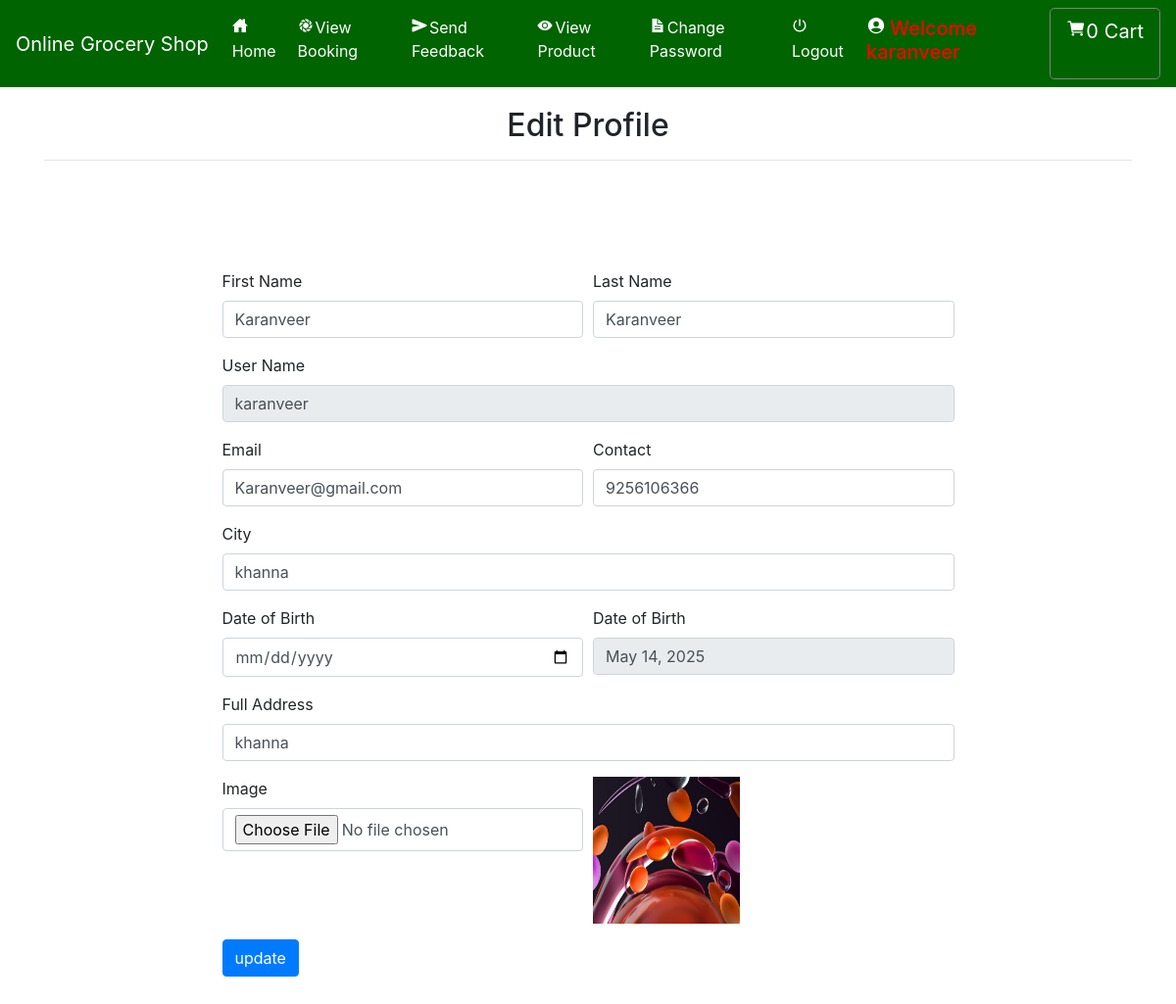
Screenshot of /edit_profile (signed in) with the database file from the repository.
### grocery/models.py (models this page shows, shortened)
class Profile(models.Model):
    user = models.ForeignKey(User, on_delete=models.CASCADE, null=True)
    dob = models.DateField(null=True)
    city = models.CharField(max_length=30, null=True)
    address = models.CharField(max_length=50, null=True)
    contact = models.CharField(max_length=10, null=True)
    image = models.FileField(null=True)

### grocery/views.py (the view, shortened to what this page needs)
# urls.py: path('edit_profile', Edit_profile, name='edit_profile'),
def Edit_profile(request):
    if not request.user.is_authenticated:
        return redirect('login')
    error = False
    user=User.objects.get(id=request.user.id)
    pro = Profile.objects.get(user=user)
    cart = ""
    try:
        cart = Cart.objects.get(profile=pro)
    except:
        pass
    num1=0
    total=0
    for i in cart:
        total+=i.product.price
        num1+=1
    d = {'error':error,'pro':pro,'num1':num1,'total':total}
    return render(request, 'edit_profile.html',d)

### grocery/templates/edit_profile.html (shortened to what this page needs)
{% extends 'navigation.html' %}
{% block body %}
{% load static %}
<div class="container">
    <h2 style="margin-top:20px" align="center">Edit Profile</h2><hr>
<div class="container-fluid" style="width:70%;margin-top:10%">
<form method="post" action="" enctype="multipart/form-data">
    <div class="form-row">
    <div class="form-group col-md-6">
      <label for="inputEmail4">First Name</label>
      <input type="text" class="form-control" value="{{pro.user.first_name}}" name="fname" id="inputEmail4">
    </div>
    <div class="form-group col-md-6">
      <label for="inputPassword4">Last Name</label>
      <input type="text" class="form-control" name="lname" value="{{pro.user.last_name}}" id="inputPassword4">
    </div>
  </div>
    <div class="form-row">
    <div class="form-group col-md-12">
      <label for="inputEmail4">User Name</label>
      <input type="text" class="form-control" name="uname" value="{{pro.user.username}}" id="inputEmail4" readonly>
    </div>
  </div>
        <div class="form-row">
<div class="form-group col-md-6">
    <label for="exampleInputEmail1">Email</label>
    <input type="email" class="form-control" id="exampleInputEmail1" aria-describedby="emailHelp" name="email" value="{{pro.user.email}}">
  </div>
  <div class="form-group col-md-6">
    <label for="exampleInputPassword1">Contact</label>
    <input type="text" class="form-control" id="exampleInputPassword1" value="{{pro.contact}}" name="contact">
  </div>
        </div>
        <div class="form-row">
    <div class="form-group col-md-12">
    <label for="exampleInputPassword1">City</label>
    <input type="text" class="form-control" id="exampleInputPassword1" value="{{pro.city}}" name="city">
  </div>
        </div>
    <div class="form-row">
    <div class="form-group col-md-6">
        <label for="exampleInputPassword1">Date of Birth</label>
    <input type="date" class="form-control" id="exampleInputPassword1" name="date">
  </div>
        <div class="form-group col-md-6">
        <label for="exampleInputPassword1">Date of Birth</label>
    <input type="text" class="form-control" id="exampleInputPassword1" value="{{pro.dob}}" readonly>
        </div>
        </div>
    <div class="form-row">
    <div class="form-group col-md-12">
    <label for="exampleInputPassword1">Full Address</label>
    <input type="text" class="form-control" id="exampleInputPassword1" value="{{pro.address}}" name="add">
  </div>
    </div>
    <div class="form-row">
<div class="form-group col-md-6">
    <label for="exampleInputPassword1">Image</label>
    <input type="file" class="form-control" id="exampleInputPassword1" name="img" value="choose file">
</div>
        <div class="form-group col-md-6">
    <img src="{{pro.image.url}}" style="width:150px;height:150px">
</div>
    </div>
  <button type="submit" class="btn btn-primary" style="margin-bottom:5%">update</button>
</form>
</div>
</div>
{% endblock %}

### grocery/templates/navigation.html (style rules this page uses)
* { box-sizing: border-box; }

### rows the page displays
Profile: fname "Karanveer", lname "Karanveer", uname "karanveer", email "Karanveer@gmail.com", contact "9256106366", city "khanna", dob "May 14, 2025", add "khanna", image (picture)

### other values shown
{{ num1 }} "0"
